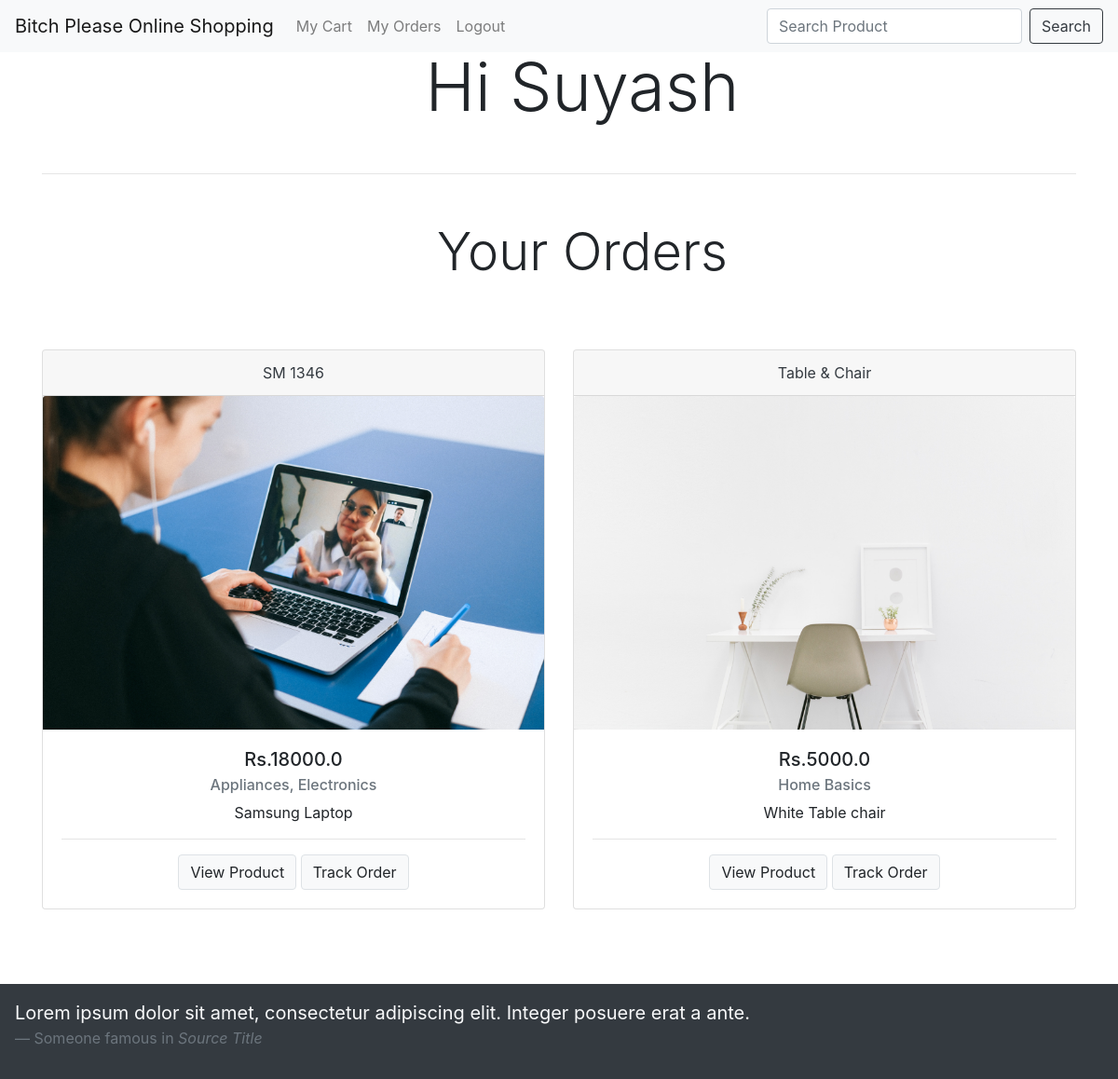
Screenshot of /myorders/ (signed in) with the database file from the repository.
### mysite/models.py (models this page shows)
class Order(models.Model):
    STATUS = (
        ('Pending', 'Pending'),
        ('Out for delivery', 'Out for delivery'),
        ('Delivered', 'Delivered'),
    )
    Payment_Modes = (
        ('Net Banking', 'Net Banking'),
        ('Cash on Delivery', 'Cash on Delivery'),
        ('Card Payment', 'Card Payment'),
    )
    customer = models.ForeignKey(
        'auth.User', on_delete=models.CASCADE
    )
    product = models.ForeignKey(Product, null=True, on_delete=models.SET_NULL)
    quantity = models.IntegerField(default=1)
    mode_of_payment = models.CharField(max_length=100, null=True, choices=Payment_Modes)
    date_created = models.DateTimeField(auto_now_add=True, null=True)
    status = models.CharField(max_length=100, null=True, choices=STATUS)
    address = models.TextField(max_length=200, null=True)
    def __str__(self):
        return "{} ({})".format(self.customer, self.product)

class Product(models.Model):
    CATEGORY = (
        ('Indoor', 'Indoor'),
        ('Out door', 'Out door'),
    )
    name = models.CharField(max_length=200, null=True)
    price = models.FloatField(null=True)
    category = models.CharField(max_length=200, null=True, choices=CATEGORY)
    description = models.CharField(max_length=200, null=True)
    date_created = models.DateTimeField(auto_now_add=True, null=True)
    tags = models.ManyToManyField(Tag, )
    image = models.ImageField(upload_to='products/', default="")
    vendor = models.CharField(max_length=200, null=True, blank=True)
    ratings = models.IntegerField(null=True, blank=True)
    def __str__(self):
        return self.name

class Tag(models.Model):
    name = models.CharField(max_length=200, null=True)
    def __str__(self):
        return self.name

### mysite/views.py (the view)
# urls.py: path('myorders/', views.myorders_view, name='myorders'),
def myorders_view(request):
    user_orders = Order.objects.filter(customer=request.user)
    print(user_orders)
    return render(request, 'myorders.html', {'user_orders': user_orders})

### templates/myorders.html (shortened to what this page needs)
{% extends 'base.html' %}
{% load static %}
{% block body %}
<center style="margin-top: 50px; margin-bottom: 50px; padding-left: 50px;"><h1 class="display-3">Hi Suyash</h1></center>
    <div class="container"><hr></div>
    <div class="container">
      <center><center style="margin-top: 50px; margin-bottom: 50px; padding-left: 50px;"><h1 class="display-4">Your Orders</h1></center></center>
    </div>
    <div class="container" style="margin-top: 50px;">
      <div class="row row-cols-1 row-cols-sm-2 row-cols-md-2">
        {% for order in user_orders %}
        <div class="col">
          <div class="card text-center ">
            <div class="card-header text-dark">
              {{ order.product.name }}
            </div>
            <img src="{{ order.product.image.url }}" class="card-img-top">
            <div class="card-body">
              <h5 class="card-title">Rs.{{ order.product.price }}</h5>
              <h6 class="card-subtitle mb-2 text-muted">{% for t in order.product.tags.all %}{{ t }}{% endfor %}</h6>
              <p class="card-text">{{ order.product.description }}</p>
              <hr>
              <a href="{% url 'product' order.product.pk %}" class="btn border bg-light">View Product</a>
              <a href="#" class="btn border bg-light">Track Order</a>
            </div>
          </div>
        </div>
        {% endfor %}
      </div>
    </div>
{% endblock %}

### templates/base.html (shortened to what this page needs)
<!doctype html>
<html lang="en">
  <head>
    <link rel="stylesheet" href="https://stackpath.bootstrapcdn.com/font-awesome/4.7.0/css/font-awesome.min.css">
    <link rel="stylesheet" href="https://stackpath.bootstrapcdn.com/bootstrap/4.5.0/css/bootstrap.min.css">
  </head>
  <body>
    <nav class="navbar fixed-top navbar-expand-lg navbar-light bg-light">
      <a class="navbar-brand" href="{% url 'home' %}">Bitch Please Online Shopping</a>
      <div class="collapse navbar-collapse" id="navbarSupportedContent">
        <ul class="navbar-nav mr-auto">
          {% if not user.is_authenticated %}
          <li class="nav-item">
            <a class="nav-link" href="{% url 'login' %}">Login</a>
          </li>
          <li class="nav-item">
            <a class="nav-link" href="{% url 'register' %}">Register</a>
          </li>
          {% else %}
          <li class="nav-item">
            <a class="nav-link" href="{% url 'mycart' %}">My Cart</a>
          </li>
          <li class="nav-item">
            <a class="nav-link" href="{% url 'myorders' %}">My Orders</a>
          </li>
          <li class="nav-item">
            <a class="nav-link" href="{% url 'logout' %}">Logout</a>
          </li>
          {% endif %}
        </ul>
        {% if user.is_authenticated %}
        <form method="get" action="/search" class="form-inline my-2 my-lg-0">
          <input name="product" class="form-control mr-sm-2" type="search" placeholder="Search Product" aria-label="Search Product">
          <button class="btn btn-outline-dark my-2 my-sm-0" type="submit">Search</button>
        </form>
        {% endif %}
      </div>
    </nav>
    {% block body %}
    {% endblock %}
    <div class="p-3 mb-12 bg-dark text-light" style="padding-top: 50em; margin-top: 5em;">
      <blockquote class="blockquote">
        <p class="mb-0">Lorem ipsum dolor sit amet, consectetur adipiscing elit. Integer posuere erat a ante.</p>
        <footer class="blockquote-footer">Someone famous in <cite title="Source Title">Source Title</cite></footer>
      </blockquote>
    </div>
  </body>
</html>

### rows the page displays
Order: product.name "SM 1346", product.image (picture), product.price "18000.0", product.description "Samsung Laptop"
Tag: name "Appliances, Electronics"
Order: product.name "Table & Chair", product.image (picture), product.price "5000.0", product.description "White Table chair"
Tag: name "Home Basics"
